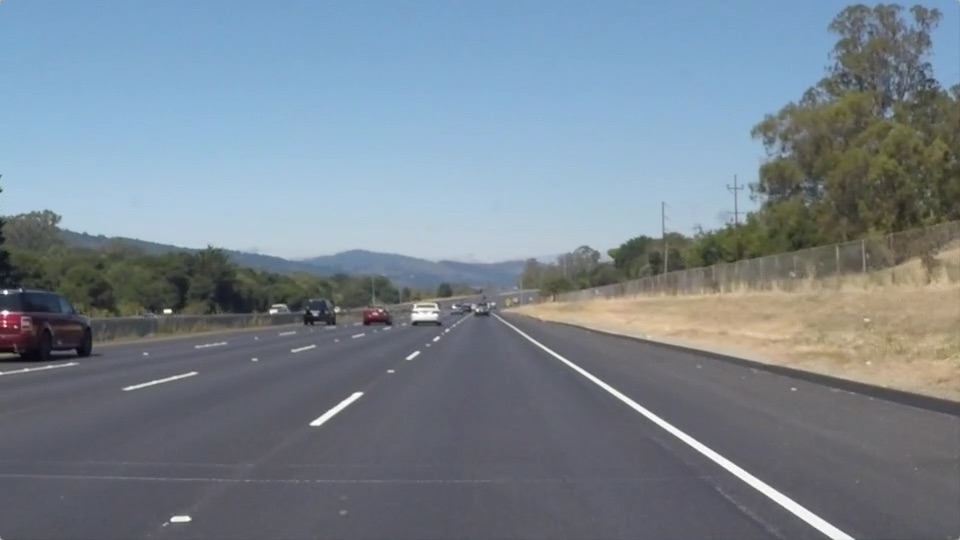
#> input picture CarND-LaneLines-P1/test_images/solidWhiteRight.jpg, 960 x 540 px; the run also reads 1 picture not shown here
$ jupyter execute --allow-errors P1.ipynb   (shell and % lines are left out)
#> lines starting #> are read from the running program, lines starting #| are printed output that depends on the picture; after the words box and inside, x2 and y2 are one past the last pixel; in counts of white or black regions, pixels touching at a corner belong together
# **Finding Lane Lines on the Road**
***
In this project, you will use the tools you learned about in the lesson to identify lane lines on the road.  You can develop your pipeline on a series of individual images, and later apply the result to a video stream (really just a series of images). Check out the video clip "raw-lines-example.mp4" (also contained in this repository) to see what the output should look like after using the helper functions below.

Once you have a result that looks roughly like "raw-lines-example.mp4", you'll need to get creative and try to average and/or extrapolate the line segments you've detected to map out the full extent of the lane lines.  You can see an example of the result you're going for in the video "P1_example.mp4".  Ultimately, you would like to draw just one line for the left side of the lane, and one for the right.

---
Let's have a look at our first image called 'test_images/solidWhiteRight.jpg'.  Run the 2 cells below (hit Shift-Enter or the "play" button above) to display the image.

**Note** If, at any point, you encounter frozen display windows or other confounding issues, you can always start again with a clean slate by going to the "Kernel" menu above and selecting "Restart & Clear Output".

---

**The tools you have are color selection, region of interest selection, grayscaling, Gaussian smoothing, Canny Edge Detection and Hough Tranform line detection.  You  are also free to explore and try other techniques that were not presented in the lesson.  Your goal is piece together a pipeline to detect the line segments in the image, then average/extrapolate them and draw them onto the image for display (as below).  Once you have a working pipeline, try it out on the video stream below.**

---

<figure>

 <figcaption>
 <p></p>
 <p style="text-align: center;"> Your output should look something like this (above) after detecting line segments using the helper functions below </p>
 </figcaption>
</figure>
 <p></p>
<figure>

 <figcaption>
 <p></p>
 <p style="text-align: center;"> Your goal is to connect/average/extrapolate line segments to get output like this</p>
 </figcaption>
</figure>

[cell 1]
#importing some useful packages
import matplotlib.pyplot as plt
import matplotlib.image as mpimg
import numpy as np
import cv2
# declare global variable below
prev_lower_left = 0.
prev_upper_left = 0.
prev_lower_right = 0.
prev_upper_right = 0.

[cell 2]
#reading in an image
image = mpimg.imread('test_images/solidWhiteRight.jpg')
#> image is the input picture: shape (540, 960, 3); mean R, G, B 120.3, 132.6, 143.7
#printing out some stats and plotting
print('This image is:', type(image), 'with dimesions:', image.shape)
#| This image is: <class 'numpy.ndarray'> with dimesions: (540, 960, 3)
plt.imshow(image)  #call as plt.imshow(gray, cmap='gray') to show a grayscaled image

**Some OpenCV functions (beyond those introduced in the lesson) that might be useful for this project are:**

`cv2.inRange()` for color selection
`cv2.fillPoly()` for regions selection
`cv2.line()` to draw lines on an image given endpoints
`cv2.addWeighted()` to coadd / overlay two images
`cv2.cvtColor()` to grayscale or change color
`cv2.imwrite()` to output images to file
`cv2.bitwise_and()` to apply a mask to an image

**Check out the OpenCV documentation to learn about these and discover even more awesome functionality!**

Below are some helper functions to help get you started. They should look familiar from the lesson!

[cell 3]
import math

def grayscale(img):
    """Applies the Grayscale transform
    This will return an image with only one color channel
    but NOTE: to see the returned image as grayscale
    you should call plt.imshow(gray, cmap='gray')"""
    return cv2.cvtColor(img, cv2.COLOR_BGR2GRAY)

def canny(img, low_threshold, high_threshold):
    """Applies the Canny transform"""
    return cv2.Canny(img, low_threshold, high_threshold)

def gaussian_blur(img, kernel_size):
    """Applies a Gaussian Noise kernel"""
    return cv2.GaussianBlur(img, (kernel_size, kernel_size), 0)

def region_of_interest(img, vertices):
    """
    Applies an image mask.

    Only keeps the region of the image defined by the polygon
    formed from `vertices`. The rest of the image is set to black.
    """
    #defining a blank mask to start with
    mask = np.zeros_like(img)

    #defining a 3 channel or 1 channel color to fill the mask with depending on the input image
    if len(img.shape) > 2:
        channel_count = img.shape[2]  # i.e. 3 or 4 depending on your image
        ignore_mask_color = (255,) * channel_count
    else:
        ignore_mask_color = 255

    #filling pixels inside the polygon defined by "vertices" with the fill color
    cv2.fillPoly(mask, vertices, ignore_mask_color)

    #returning the image only where mask pixels are nonzero
    masked_image = cv2.bitwise_and(img, mask)
    return masked_image


def draw_lines(img, lines, color=[255, 0, 0], thickness=10):
    """
    NOTE: this is the function you might want to use as a starting point once you want to
    average/extrapolate the line segments you detect to map out the full
    extent of the lane (going from the result shown in raw-lines-example.mp4
    to that shown in P1_example.mp4).

    Think about things like separating line segments by their
    slope ((y2-y1)/(x2-x1)) to decide which segments are part of the left
    line vs. the right line.  Then, you can average the position of each of
    the lines and extrapolate to the top and bottom of the lane.

    This function draws `lines` with `color` and `thickness`.
    Lines are drawn on the image inplace (mutates the image).
    If you want to make the lines semi-transparent, think about combining
    this function with the weighted_img() function below
    """
    global prev_lower_left, prev_upper_left, prev_lower_right, prev_upper_right
    # using line representation x = n*y + b (instead of the usual y = m*x + b)
    imshape = img.shape
    y_lower = imshape[0]
    y_upper = int(imshape[0]/2 + 50)
    left_n = []
    left_b = []
    right_n = []
    right_b = []
    try:
        line = iter(lines) # Check if Hough transform of the frame found any lines
    except:
        # Hough did not find any lines. Do nothing, previous frame lines will be used
        print()
    else:
        # Separate out left and right line segments
        for line in lines:
            for x1,y1,x2,y2 in line:
                n = (x2-x1)/(y2-y1)
                b = x1 - n*y1
                x_lower = n*y_lower + b
                if (x_lower < imshape[1]/2):
                    left_n.append(n)
                    left_b.append(b)
                else:
                    right_n.append(n)
                    right_b.append(b)

    median_left_n = np.nanmedian(left_n)
    median_left_b = np.nanmedian(left_b)
    x_lower_left_float = (median_left_n*y_lower + median_left_b)
    x_upper_left_float = (median_left_n*y_upper + median_left_b)

    if (np.isnan(x_lower_left_float) | np.isnan(x_upper_left_float)):
        # if NaN, use previous frame values stored in global variables
        x_lower_left = prev_lower_left
        x_upper_left = prev_upper_left
    else:
        x_lower_left = int(x_lower_left_float)
        x_upper_left = min(int(imshape[1]/2 + 90), int(x_upper_left_float)) # clamp with min
        # update the global variables
        prev_lower_left = x_lower_left
        prev_upper_left = x_upper_left

    # average filtering for lowering frame-by-frame jitter
    x_lower_left = int((x_lower_left + prev_lower_left)/2)
    x_upper_left = int((x_upper_left + prev_upper_left)/2)
    # draw the left line
    cv2.line(img, (x_lower_left, y_lower), (x_upper_left, y_upper), color, thickness)

    median_right_n = np.nanmedian(right_n)
    median_right_b = np.nanmedian(right_b)
    x_lower_right_float = (median_right_n*y_lower + median_right_b)
    x_upper_right_float = (median_right_n*y_upper + median_right_b)

    if (np.isnan(x_lower_right_float) | np.isnan(x_upper_right_float)):
        # if NaN, use previous frame values stored in global variables
        x_lower_right = prev_lower_right
        x_upper_right = prev_upper_right
    else:
        x_lower_right = min(imshape[1], int(x_lower_right_float)) # clamp with min
        x_upper_right = max(int(imshape[1]/2 - 90), int(x_upper_right_float)) # clamp with max
        # update the global variables
        prev_lower_right = x_lower_right
        prev_upper_right = x_upper_right

    # average filtering for reducing frame-by-frame jitter
    x_lower_right = int((x_lower_right + prev_lower_right)/2)
    x_upper_right = int((x_upper_right + prev_upper_right)/2)
    # draw the right line
    cv2.line(img, (x_lower_right, y_lower), (x_upper_right, y_upper), color, thickness)

def hough_lines(img, rho, theta, threshold, min_line_len, max_line_gap):
    """
    `img` should be the output of a Canny transform.

    Returns an image with hough lines drawn.
    """
    lines = cv2.HoughLinesP(img, rho, theta, threshold, np.array([]), minLineLength=min_line_len, maxLineGap=max_line_gap)
    line_img = np.zeros((*img.shape, 3), dtype=np.uint8)
    draw_lines(line_img, lines)
    return line_img

# Python 3 has support for cool math symbols.

def weighted_img(img, initial_img, α=0.8, β=1., λ=0.):
    """
    `img` is the output of the hough_lines(), An image with lines drawn on it.
    Should be a blank image (all black) with lines drawn on it.

    `initial_img` should be the image before any processing.

    The result image is computed as follows:

    initial_img * α + img * β + λ
    NOTE: initial_img and img must be the same shape!
    """
    return cv2.addWeighted(initial_img, α, img, β, λ)

## Test on Images

Now you should build your pipeline to work on the images in the directory "test_images"
**You should make sure your pipeline works well on these images before you try the videos.**

[cell 4]
import os
os.listdir("test_images/")

run your solution on all test_images and make copies into the test_images directory).

## Test on Videos

You know what's cooler than drawing lanes over images? Drawing lanes over video!

We can test our solution on two provided videos:

`solidWhiteRight.mp4`

`solidYellowLeft.mp4`

[cell 5]
# Import everything needed to edit/save/watch video clips
from moviepy.editor import VideoFileClip
from IPython.display import HTML

[cell 6]
def process_image(image):
    # NOTE: The output you return should be a color image (3 channel) for processing video below
    # TODO: put your pipeline here,
    # you should return the final output (image with lines are drawn on lanes)
    #####
    # Define color selection criteria
    red_threshold = 180
    green_threshold = 180
    blue_threshold = 0 # zero for capturing yellow lines which have low "blue"
    rgb_threshold = [red_threshold, green_threshold, blue_threshold]

    # Apply color threshold to image
    color_select = np.copy(image)
    thresholds = (image[:,:,0] < rgb_threshold[0]) \
            | (image[:,:,1] < rgb_threshold[1]) \
            | (image[:,:,2] < rgb_threshold[2])
    color_select[thresholds] = [0,0,0]
    #plt.imshow(color_select) # Test code

    # Apply Canny edge detector
    gray = grayscale(color_select)
    blur = gaussian_blur(gray, 5)
    edges = canny(blur, 50, 150)

    # Apply region masking to the edges image
    imshape = image.shape
    # Define trapezoidal region masking
    aspect_ratio = imshape[1]/imshape[0]
    trapeze_y = 50
    trapeze_x = trapeze_y*aspect_ratio
    vertices = np.array([[(0,imshape[0]),(imshape[1]/2-trapeze_x, imshape[0]/2+trapeze_y), (imshape[1]/2+trapeze_x, imshape[0]/2+trapeze_y), (imshape[1],imshape[0])]], dtype=np.int32)
    masked_edges = region_of_interest(edges, vertices)

    # Now apply Hough transform on the region-masking applied edges
    # Define the Hough transform parameters
    rho = 3 # distance resolution in pixels of the Hough grid
    theta = np.pi/90 # angular resolution in radians of the Hough grid
    threshold = 100     # minimum number of votes (intersections in Hough grid cell)
    min_line_length = 50 #minimum number of pixels making up a line
    max_line_gap = 50    # maximum gap in pixels between connectable line segments

    lines_image = hough_lines(masked_edges, rho, theta, threshold, min_line_length, max_line_gap)
    result = weighted_img(lines_image, image)

    return result

# Run process_image pipeline on images in the test_images directory
image = mpimg.imread('test_images/solidWhiteRight.jpg')
process_result = process_image(image)
#> in hough_lines, `lines = cv2.HoughLinesP(img, rho, theta, threshold, np.array([]), minL..`: lines = [[643, 413, 785, 508], [509, 323, 853, 538], [507, 323, 648, 418], [529, 337, 673, 434], [317, 425, 449, 329], [509, 322, 563, 358], [311, 424, 449, 331], [508, 322, 723, 467], [311, 422, 438, 336]]
#> the loop in draw_lines, `for line in lines:` made 9 passes
#> after the loop in draw_lines, `for line in lines:`: left_b = [901.4, 940.2, 934.2]; left_n = [-1.38, -1.48, -1.48]; right_b = [25.67, -7.8, 27.6, 28.71, 26, 30.55]; right_n = [1.49, 1.6, 1.48, 1.48, 1.5, 1.48]
#> in draw_lines, `median_left_n = np.nanmedian(left_n)`: median_left_n = -1.48
#> in draw_lines, `median_left_b = np.nanmedian(left_b)`: median_left_b = 934.2
#> in draw_lines, `x_lower_left_float = (median_left_n*y_lower + median_left_b)`: x_lower_left_float = 136.7
#> in draw_lines, `x_upper_left_float = (median_left_n*y_upper + median_left_b)`: x_upper_left_float = 461.6
#> in draw_lines, `x_lower_left = int(x_lower_left_float)`: x_lower_left = 136
#> in draw_lines, `x_upper_left = min(int(imshape[1]/2 + 90), int(x_upper_left_float))`: x_upper_left = 461
#> in draw_lines, `prev_lower_left = x_lower_left`: prev_lower_left = 136
#> in draw_lines, `prev_upper_left = x_upper_left`: prev_upper_left = 461
#> in draw_lines, `median_right_n = np.nanmedian(right_n)`: median_right_n = 1.49
#> in draw_lines, `median_right_b = np.nanmedian(right_b)`: median_right_b = 26.8
#> in draw_lines, `x_lower_right_float = (median_right_n*y_lower + median_right_b)`: x_lower_right_float = 831.2
#> in draw_lines, `x_upper_right_float = (median_right_n*y_upper + median_right_b)`: x_upper_right_float = 503.5
#> in draw_lines, `x_lower_right = min(imshape[1], int(x_lower_right_float))`: x_lower_right = 831
#> in draw_lines, `x_upper_right = max(int(imshape[1]/2 - 90), int(x_upper_right_float))`: x_upper_right = 503
#> in draw_lines, `prev_lower_right = x_lower_right`: prev_lower_right = 831
#> in draw_lines, `prev_upper_right = x_upper_right`: prev_upper_right = 503
mpimg.imsave('test_images/solidWhiteRight_lines.jpg', process_result)

image = mpimg.imread('test_images/solidWhiteCurve.jpg')
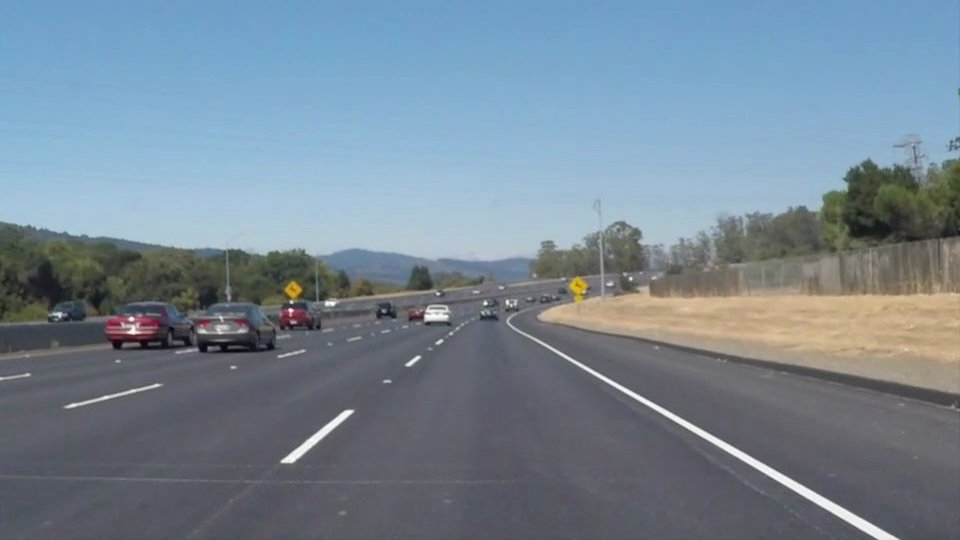
#> input picture CarND-LaneLines-P1/test_images/solidWhiteCurve.jpg, 960 x 540 px
#> image is the input picture: shape (540, 960, 3); mean R, G, B 118.5, 134.5, 148.1
process_result = process_image(image)
#> the loop in draw_lines (call 2), `for line in lines:` made 10 passes
#> line on passes 1 to 8: [[506, 323, 876, 537]], [[622, 387, 752, 457]], [[508, 325, 632, 391]], [[686, 422, 779, 472]], [[786, 476, 888, 534]], [[390, 382, 450, 332]], [[506, 322, 569, 356]], [[281, 460, 411, 359]]
mpimg.imsave('test_images/solidWhiteCurve_lines.jpg', process_result)

image = mpimg.imread('test_images/solidYellowCurve2.jpg')
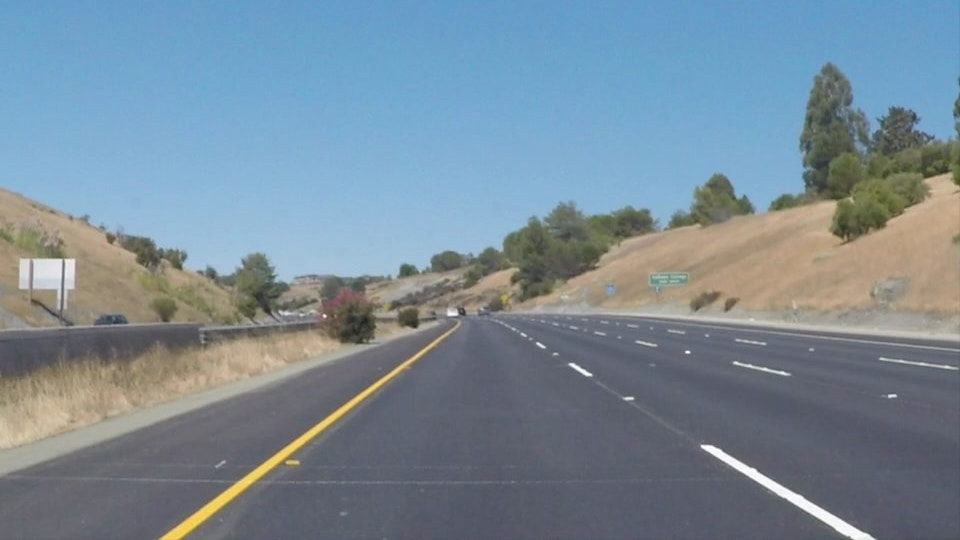
#> input picture CarND-LaneLines-P1/test_images/solidYellowCurve2.jpg, 960 x 540 px
#> image is the input picture: shape (540, 960, 3); mean R, G, B 120.7, 138.6, 151.5
process_result = process_image(image)
mpimg.imsave('test_images/solidYellowCurve2_lines.jpg', process_result)

image = mpimg.imread('test_images/solidYellowCurve.jpg')
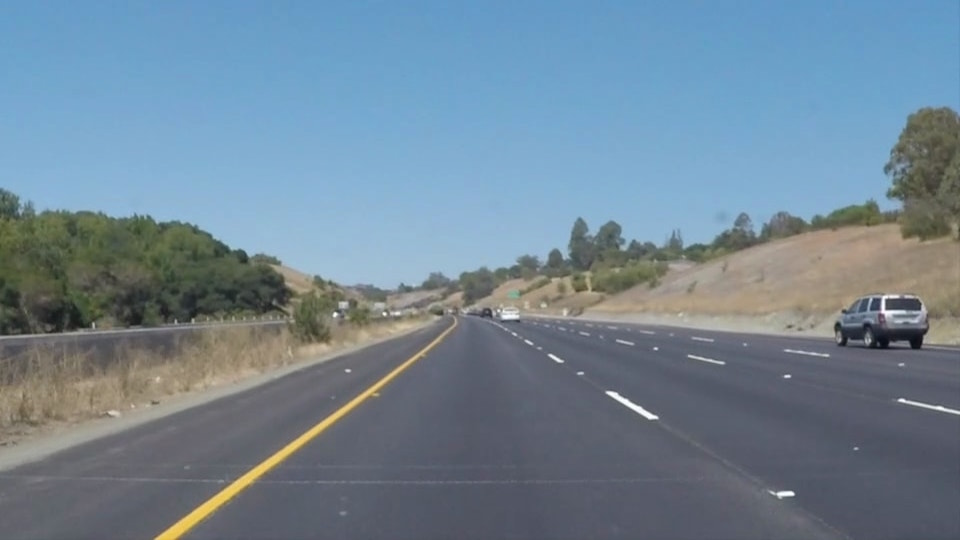
#> input picture CarND-LaneLines-P1/test_images/solidYellowCurve.jpg, 960 x 540 px
#> image is the input picture: shape (540, 960, 3); mean R, G, B 113, 133.4, 149
process_result = process_image(image)
#> in region_of_interest (call 4), `masked_image = cv2.bitwise_and(img, mask)`:
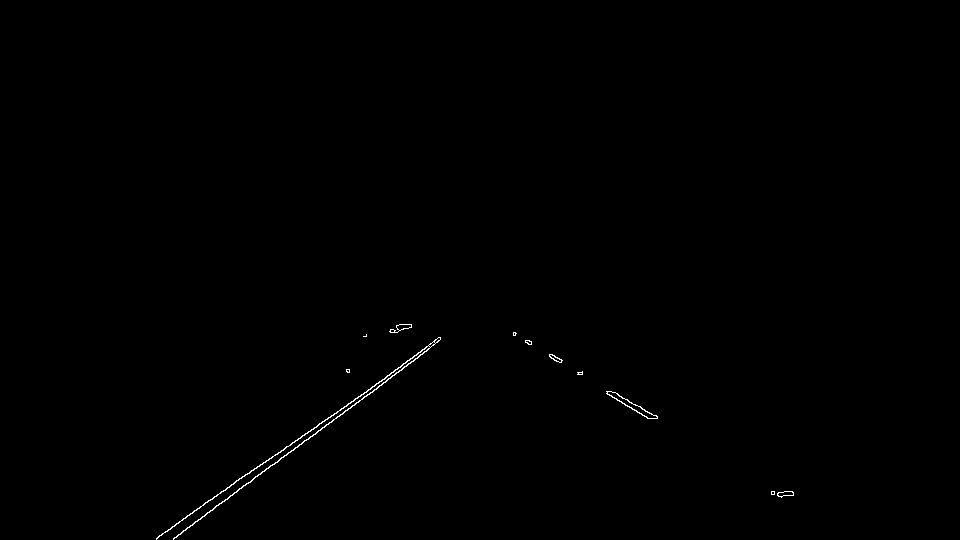
#> masked_image: shape (540, 960); 0.25% white in thin lines or dots, all inside (x1, y1, x2, y2) = (156, 324, 794, 540)
#> call 4 of weighted_img, with α = 0.8, β = 1, λ = 0
#> in weighted_img (call 4), `return cv2.addWeighted(initial_img, α, img, β, λ)`:
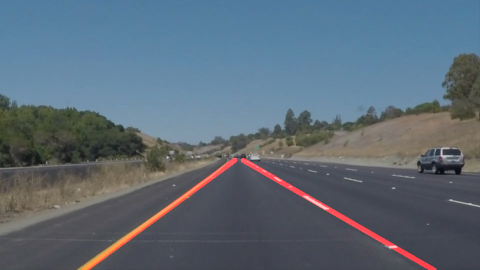
#> returned value: shape (540, 960, 3) (shown at 1/2 size); mean of channels 0, 1, 2 92.8, 106.7, 119.2; drawn as R, G, B
mpimg.imsave('test_images/solidYellowCurve_lines.jpg', process_result)

image = mpimg.imread('test_images/solidYellowLeft.jpg')
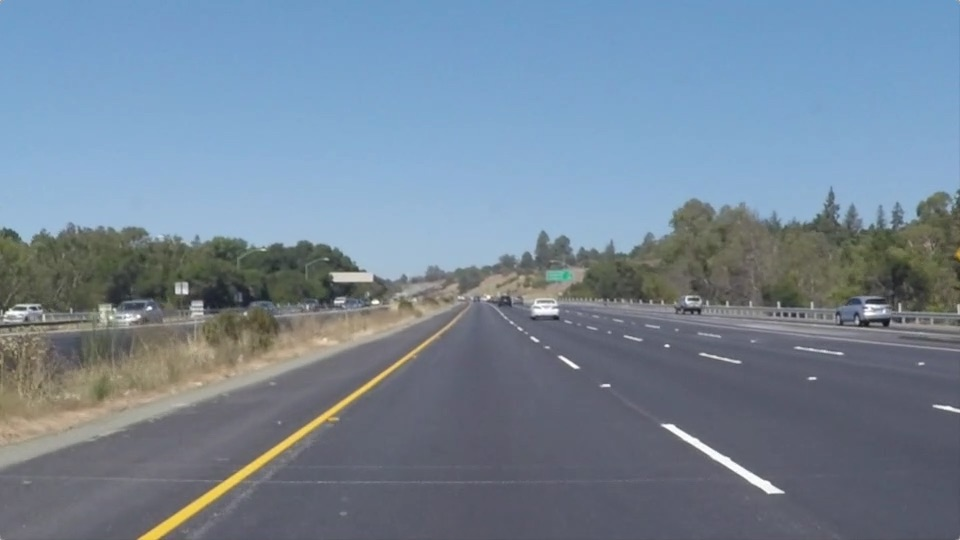
#> input picture CarND-LaneLines-P1/test_images/solidYellowLeft.jpg, 960 x 540 px
#> image is the input picture: shape (540, 960, 3); mean R, G, B 116.5, 133.6, 150.8
process_result = process_image(image)
#> in process_image (call 5), `thresholds = (image[:,:,0] < rgb_threshold[0]) \ | (image[:,:,1] < rgb..`:
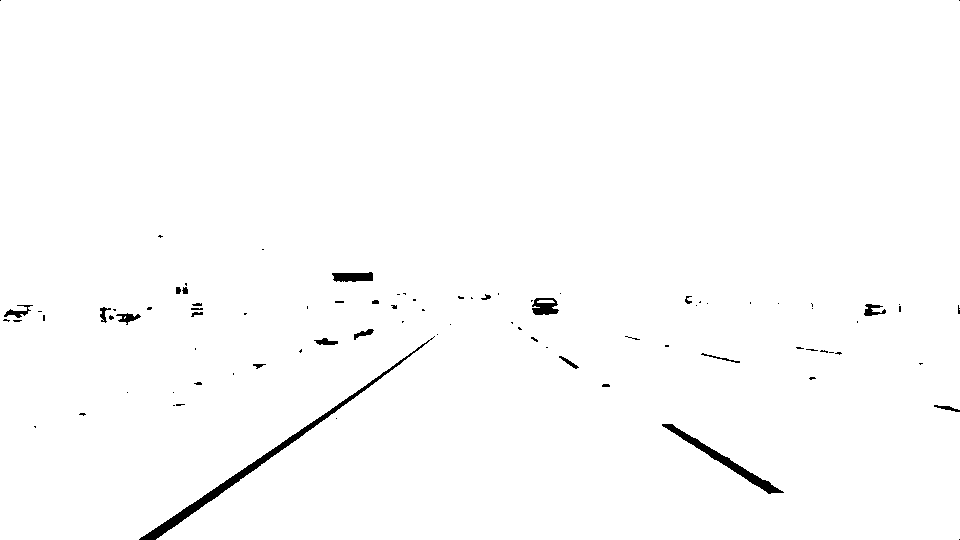
#> thresholds: shape (540, 960) bool; 99% white; 87 black regions (64 under 20 px), largest, box (x1, y1, x2, y2) and area: (139, 336, 435, 540) 1992, (662, 424, 784, 494) 993, (332, 272, 373, 282) 332
mpimg.imsave('test_images/solidYellowLeft_lines.jpg', process_result)

image = mpimg.imread('test_images/whiteCarLaneSwitch.jpg')
process_result = process_image(image)
mpimg.imsave('test_images/whiteCarLaneSwitch_lines.jpg', process_result)
